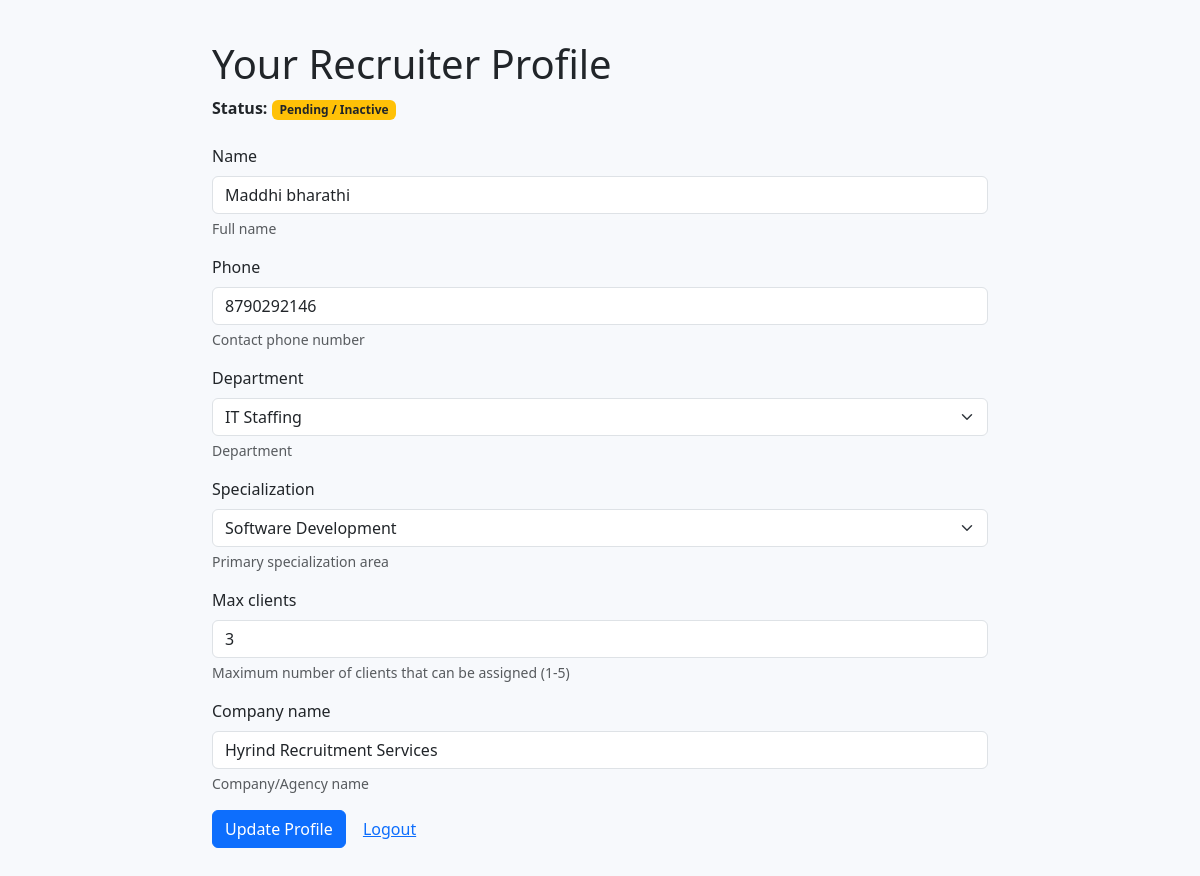
The app's page /recruiter-registration/profile/ (signed in) with its own data.
### recruiters/models.py (models this page shows, shortened)
class Recruiter(models.Model):
    DEPARTMENT_CHOICES = [
        ('it_staffing', 'IT Staffing'),
        ('healthcare_staffing', 'Healthcare Staffing'),
        ('finance_staffing', 'Finance Staffing'),
        ('engineering_staffing', 'Engineering Staffing'),
        ('general', 'General Recruitment'),
    ]
    SPECIALIZATION_CHOICES = [
        ('software_dev', 'Software Development'),
        ('data_science', 'Data Science/Analytics'),
        ('cloud_devops', 'Cloud/DevOps'),
        ('cybersecurity', 'Cybersecurity'),
        ('network_admin', 'Network Administration'),
        ('database_admin', 'Database Administration'),
        ('qa_testing', 'QA/Testing'),
        ('ui_ux', 'UI/UX Design'),
        ('project_management', 'Project Management'),
        ('business_analysis', 'Business Analysis'),
        ('general_it', 'General IT'),
    ]
    STATUS_CHOICES = [
        ('pending', 'Pending Approval'),
        ('active', 'Active'),
        ('inactive', 'Inactive'),
        ('suspended', 'Suspended'),
    ]
    id = models.UUIDField(primary_key=True, default=uuid.uuid4, editable=False)
    user = models.OneToOneField(
        Profile,
        on_delete=models.CASCADE,
        related_name='recruiter_profile',
        help_text='Associated user profile'
    )
    employee_id = models.CharField(
        max_length=20,
        unique=True,
        help_text='Unique employee ID (e.g., REC001)'
    )
    name = models.CharField(
        max_length=100,
        help_text='Full name'
    )
    email = models.EmailField(
        unique=True,
        help_text='Company email address'
    )
    phone = models.CharField(
        max_length=20,
        help_text='Contact phone number'
    )
    department = models.CharField(
        max_length=50,
        choices=DEPARTMENT_CHOICES,
        default='it_staffing',
        help_text='Department'
    )
    specialization = models.CharField(
        max_length=50,
        choices=SPECIALIZATION_CHOICES,
        default='general_it',
        help_text='Primary specialization area'
    )
    date_of_joining = models.DateField(
        help_text='Employment start date'
    )
    max_clients = models.IntegerField(
        default=3,
        validators=[MinValueValidator(1), MaxValueValidator(5)],
        help_text='Maximum number of clients that can be assigned (1-5)'
    )
    current_clients_count = models.IntegerField(
        default=0,
        help_text='Current number of assigned clients'
    )
    total_placements = models.IntegerField(
        default=0,
        validators=[MinValueValidator(0)],
        help_text='Total successful job placements'
    )
    active_applications = models.IntegerField(
        default=0,
        validators=[MinValueValidator(0)],
        help_text='Number of currently active job applications'
    )
    status = models.CharField(
        max_length=20,
        choices=STATUS_CHOICES,
        default='pending',
        help_text='Account status'
    )
    active = models.BooleanField(
        default=False,
        help_text='Whether recruiter account is active (approved by admin)'
    )
    verified = models.BooleanField(
        default=False,
        help_text='Email/identity verified'
    )
    company_name = models.CharField(
        max_length=100,
        default='Hyrind Recruitment Services',
        help_text='Company/Agency name'
    )
    notes = models.TextField(
        blank=True,
        null=True,
        help_text='Admin notes about this recruiter'
    )
    created_at = models.DateTimeField(auto_now_add=True)
    updated_at = models.DateTimeField(auto_now=True)
    last_login = models.DateTimeField(null=True, blank=True)
    class Meta:
        ordering = ['-created_at']
        verbose_name = 'Recruiter'
        verbose_name_plural = 'Recruiters'
        indexes = [
            models.Index(fields=['email']),
            models.Index(fields=['employee_id']),
            models.Index(fields=['status', 'active']),
        ]

### recruiters/web_views.py (the view)
# urls.py: path('profile/', web_views.recruiter_profile_view, name='recruiter-profile'),
@login_required
def recruiter_profile_view(request):
    try:
        profile = Profile.objects.get(user=request.user)
        recruiter = Recruiter.objects.get(user=profile)
    except (Profile.DoesNotExist, Recruiter.DoesNotExist):
        messages.error(request, 'Recruiter profile not found for your account.')
        return redirect('home')
    if request.method == 'POST':
        form = RecruiterBasicUpdateForm(request.POST, instance=recruiter)
        if form.is_valid():
            form.save()
            messages.success(request, 'Profile updated successfully')
            return redirect('recruiter-profile')
        else:
            messages.error(request, 'Please correct the errors below.')
    else:
        form = RecruiterBasicUpdateForm(instance=recruiter)
    return render(request, 'recruiter_profile.html', {'form': form, 'recruiter': recruiter})

### recruiters/forms.py (shortened to what this page needs)
class RecruiterBasicUpdateForm(forms.ModelForm):
    class Meta:
        model = Recruiter
        fields = ['name', 'phone', 'department', 'specialization', 'max_clients', 'company_name']
        widgets = {
            'name': forms.TextInput(attrs={'class': 'form-control'}),
            'phone': forms.TextInput(attrs={'class': 'form-control', 'inputmode': 'numeric'}),
            'department': forms.Select(attrs={'class': 'form-select'}),
            'specialization': forms.Select(attrs={'class': 'form-select'}),
            'max_clients': forms.NumberInput(attrs={'class': 'form-control', 'min': '1', 'max': '5'}),
            'company_name': forms.TextInput(attrs={'class': 'form-control'})
        }

### audit/utils.py (called while the page is built)
def log_action(actor=None, action='', target='', metadata=None):
    AuditLog.objects.create(actor=actor, action=action, target=target, metadata=metadata or {})

### templates/recruiter_profile.html (shortened to what this page needs)
<!DOCTYPE html>
<html lang="en">
<head>
  <link href="https://cdn.jsdelivr.net/npm/bootstrap@5.3.0/dist/css/bootstrap.min.css" rel="stylesheet">
</head>
<body style="padding:40px;background:#f7f9fc">
  <div class="container" style="max-width:800px;">
    <h1>Your Recruiter Profile</h1>
    <div class="mb-4">
      <strong>Status:</strong>
      {% if recruiter.active %}
        <span class="badge bg-success">Active</span>
      {% else %}
        <span class="badge bg-warning text-dark">Pending / Inactive</span>
      {% endif %}
    </div>
    <form method="post">
      {% for field in form %}
        <div class="mb-3">
          <label class="form-label">{{ field.label }}</label>
          {{ field }}
          {% if field.help_text %}
            <div class="form-text">{{ field.help_text }}</div>
          {% endif %}
        </div>
      {% endfor %}
      <button class="btn btn-primary" type="submit">Update Profile</button>
      <a href="/recruiter-registration/logout/" class="btn btn-link">Logout</a>
    </form>
  </div>
</body>
</html>

### records on screen
Recruiter: form "Maddhi bharathi" "8790292146" "IT Staffing" "Software Development" "3" "Hyrind Recruitment Services"

### other values on screen
{{ field.label }} "Name" "Phone" "Department" "Specialization" "Max clients" "Company name"
{{ field.help_text }} "Full name" "Contact phone number" "Department" "Primary specialization area" "Maximum number of clients that can be assigned (1-5)" "Company/Agency name"
